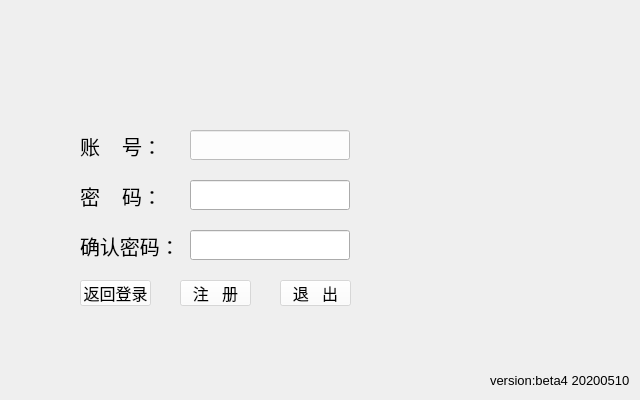
<?xml version="1.0" encoding="UTF-8"?>
<ui version="4.0">
 <class>register_window</class>
 <widget class="QWidget" name="register_window">
  <property name="geometry">
   <rect>
    <x>0</x>
    <y>0</y>
    <width>640</width>
    <height>400</height>
   </rect>
  </property>
  <property name="windowTitle">
   <string>账号注册</string>
  </property>
  <property name="styleSheet">
   <string notr="true">#register_window{
	image: url(:/register_bg.png);
}</string>
  </property>
  <widget class="QLabel" name="user_label">
   <property name="geometry">
    <rect>
     <x>80</x>
     <y>130</y>
     <width>111</width>
     <height>31</height>
    </rect>
   </property>
   <property name="font">
    <font>
     <pointsize>15</pointsize>
    </font>
   </property>
   <property name="text">
    <string>账    号：</string>
   </property>
   <property name="textFormat">
    <enum>Qt::AutoText</enum>
   </property>
  </widget>
  <widget class="QLineEdit" name="user_lineEdit">
   <property name="geometry">
    <rect>
     <x>190</x>
     <y>130</y>
     <width>160</width>
     <height>30</height>
    </rect>
   </property>
   <property name="font">
    <font>
     <family>Verdana</family>
     <pointsize>15</pointsize>
     <weight>75</weight>
     <italic>false</italic>
     <bold>true</bold>
     <underline>false</underline>
     <strikeout>false</strikeout>
     <kerning>false</kerning>
    </font>
   </property>
   <property name="tabletTracking">
    <bool>true</bool>
   </property>
   <property name="styleSheet">
    <string notr="true">QLineEdit{
background-color: rgba(255, 255, 255, 90%)
}</string>
   </property>
   <property name="text">
    <string/>
   </property>
  </widget>
  <widget class="QLineEdit" name="passwd_lineEdit">
   <property name="geometry">
    <rect>
     <x>190</x>
     <y>180</y>
     <width>160</width>
     <height>30</height>
    </rect>
   </property>
   <property name="font">
    <font>
     <family>Verdana</family>
     <pointsize>15</pointsize>
     <weight>75</weight>
     <italic>false</italic>
     <bold>true</bold>
     <underline>false</underline>
     <strikeout>false</strikeout>
     <kerning>false</kerning>
    </font>
   </property>
   <property name="tabletTracking">
    <bool>true</bool>
   </property>
   <property name="text">
    <string/>
   </property>
   <property name="echoMode">
    <enum>QLineEdit::Password</enum>
   </property>
  </widget>
  <widget class="QLabel" name="passwd_label">
   <property name="geometry">
    <rect>
     <x>80</x>
     <y>180</y>
     <width>111</width>
     <height>31</height>
    </rect>
   </property>
   <property name="font">
    <font>
     <pointsize>15</pointsize>
    </font>
   </property>
   <property name="text">
    <string>密    码：</string>
   </property>
   <property name="textFormat">
    <enum>Qt::AutoText</enum>
   </property>
  </widget>
  <widget class="QPushButton" name="goback_btn">
   <property name="geometry">
    <rect>
     <x>80</x>
     <y>280</y>
     <width>71</width>
     <height>26</height>
    </rect>
   </property>
   <property name="font">
    <font>
     <pointsize>12</pointsize>
    </font>
   </property>
   <property name="styleSheet">
    <string notr="true">QPushButton{
background-color: rgba(255, 255, 255,50%)
}</string>
   </property>
   <property name="text">
    <string>返回登录</string>
   </property>
   <property name="default">
    <bool>false</bool>
   </property>
   <property name="flat">
    <bool>false</bool>
   </property>
  </widget>
  <widget class="QPushButton" name="register_btn">
   <property name="geometry">
    <rect>
     <x>180</x>
     <y>280</y>
     <width>71</width>
     <height>26</height>
    </rect>
   </property>
   <property name="font">
    <font>
     <pointsize>12</pointsize>
    </font>
   </property>
   <property name="styleSheet">
    <string notr="true">QPushButton{
background-color: rgba(255, 255, 255, 50%)
}</string>
   </property>
   <property name="text">
    <string>注   册</string>
   </property>
   <property name="default">
    <bool>false</bool>
   </property>
   <property name="flat">
    <bool>false</bool>
   </property>
  </widget>
  <widget class="QPushButton" name="quit_btn">
   <property name="geometry">
    <rect>
     <x>280</x>
     <y>280</y>
     <width>71</width>
     <height>26</height>
    </rect>
   </property>
   <property name="font">
    <font>
     <pointsize>12</pointsize>
    </font>
   </property>
   <property name="styleSheet">
    <string notr="true">QPushButton{
background-color: rgba(255, 255, 255, 50%)
}</string>
   </property>
   <property name="text">
    <string>退   出</string>
   </property>
   <property name="default">
    <bool>false</bool>
   </property>
   <property name="flat">
    <bool>false</bool>
   </property>
  </widget>
  <widget class="QLabel" name="version_label">
   <property name="geometry">
    <rect>
     <x>490</x>
     <y>370</y>
     <width>141</width>
     <height>21</height>
    </rect>
   </property>
   <property name="font">
    <font>
     <family>Arial</family>
     <pointsize>10</pointsize>
    </font>
   </property>
   <property name="text">
    <string>version:beta4 20200510</string>
   </property>
  </widget>
  <widget class="QLabel" name="confirm_label">
   <property name="geometry">
    <rect>
     <x>80</x>
     <y>230</y>
     <width>111</width>
     <height>31</height>
    </rect>
   </property>
   <property name="font">
    <font>
     <pointsize>15</pointsize>
    </font>
   </property>
   <property name="text">
    <string>确认密码：</string>
   </property>
   <property name="textFormat">
    <enum>Qt::AutoText</enum>
   </property>
  </widget>
  <widget class="QLineEdit" name="confirm_lineEdit">
   <property name="geometry">
    <rect>
     <x>190</x>
     <y>230</y>
     <width>160</width>
     <height>30</height>
    </rect>
   </property>
   <property name="font">
    <font>
     <family>Verdana</family>
     <pointsize>15</pointsize>
     <weight>75</weight>
     <italic>false</italic>
     <bold>true</bold>
     <underline>false</underline>
     <strikeout>false</strikeout>
     <kerning>false</kerning>
    </font>
   </property>
   <property name="tabletTracking">
    <bool>true</bool>
   </property>
   <property name="text">
    <string/>
   </property>
   <property name="echoMode">
    <enum>QLineEdit::Password</enum>
   </property>
  </widget>
 </widget>
 <tabstops>
  <tabstop>user_lineEdit</tabstop>
  <tabstop>passwd_lineEdit</tabstop>
  <tabstop>confirm_lineEdit</tabstop>
  <tabstop>register_btn</tabstop>
  <tabstop>goback_btn</tabstop>
  <tabstop>quit_btn</tabstop>
 </tabstops>
 <resources>
  <include location="pic.qrc"/>
 </resources>
 <connections/>
</ui>
